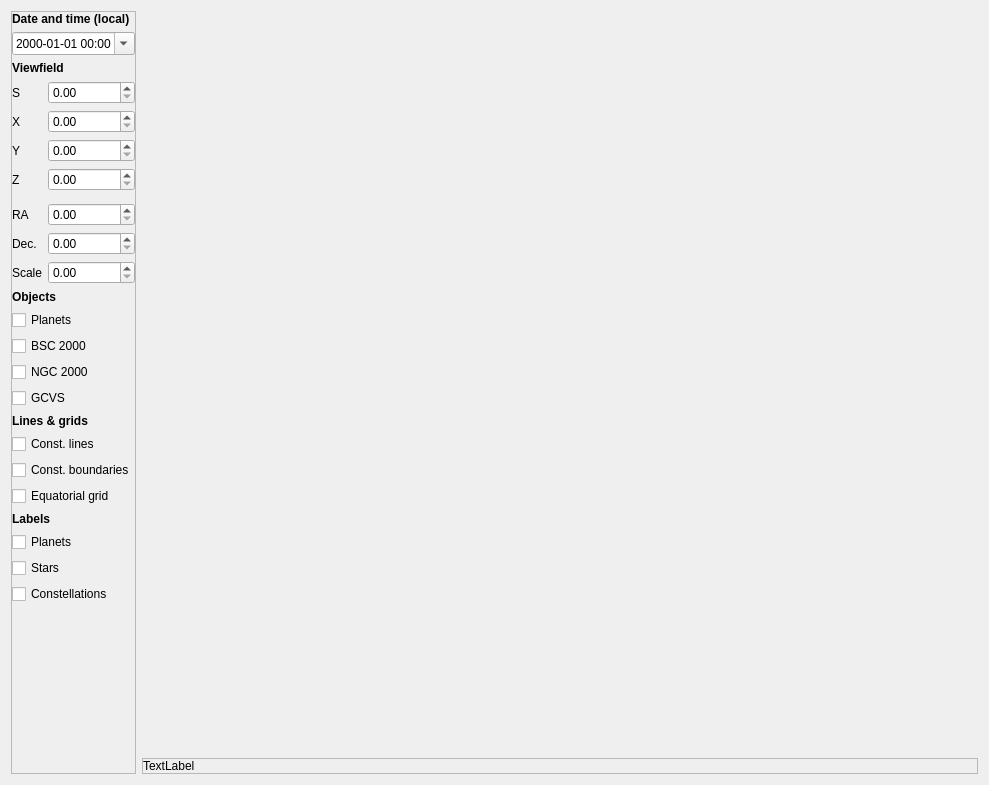
<?xml version="1.0" encoding="UTF-8"?>
<ui version="4.0">
 <class>CSkyChartTab</class>
 <widget class="QWidget" name="CSkyChartTab">
  <property name="geometry">
   <rect>
    <x>0</x>
    <y>0</y>
    <width>989</width>
    <height>785</height>
   </rect>
  </property>
  <property name="windowTitle">
   <string>Form</string>
  </property>
  <layout class="QHBoxLayout" name="horizontalLayout">
   <item>
    <widget class="QFrame" name="toolBox">
     <property name="maximumSize">
      <size>
       <width>222</width>
       <height>16777215</height>
      </size>
     </property>
     <property name="frameShape">
      <enum>QFrame::StyledPanel</enum>
     </property>
     <property name="frameShadow">
      <enum>QFrame::Raised</enum>
     </property>
     <layout class="QVBoxLayout" name="verticalLayout_2">
      <property name="leftMargin">
       <number>0</number>
      </property>
      <property name="topMargin">
       <number>0</number>
      </property>
      <property name="rightMargin">
       <number>0</number>
      </property>
      <property name="bottomMargin">
       <number>0</number>
      </property>
      <item>
       <widget class="QLabel" name="label_11">
        <property name="font">
         <font>
          <bold>true</bold>
         </font>
        </property>
        <property name="text">
         <string>Date and time (local)</string>
        </property>
       </widget>
      </item>
      <item>
       <widget class="QDateTimeEdit" name="dateTimeEdit">
        <property name="sizePolicy">
         <sizepolicy hsizetype="Expanding" vsizetype="Fixed">
          <horstretch>1</horstretch>
          <verstretch>0</verstretch>
         </sizepolicy>
        </property>
        <property name="displayFormat">
         <string>yyyy-MM-dd HH:mm</string>
        </property>
        <property name="calendarPopup">
         <bool>true</bool>
        </property>
       </widget>
      </item>
      <item>
       <widget class="QLabel" name="label_12">
        <property name="font">
         <font>
          <bold>true</bold>
         </font>
        </property>
        <property name="text">
         <string>Viewfield</string>
        </property>
       </widget>
      </item>
      <item>
       <layout class="QGridLayout" name="gridLayout">
        <item row="1" column="1">
         <widget class="QDoubleSpinBox" name="doubleSpinBox_2"/>
        </item>
        <item row="1" column="0">
         <widget class="QLabel" name="label_2">
          <property name="sizePolicy">
           <sizepolicy hsizetype="Fixed" vsizetype="Preferred">
            <horstretch>0</horstretch>
            <verstretch>0</verstretch>
           </sizepolicy>
          </property>
          <property name="minimumSize">
           <size>
            <width>30</width>
            <height>0</height>
           </size>
          </property>
          <property name="text">
           <string>X</string>
          </property>
         </widget>
        </item>
        <item row="2" column="1">
         <widget class="QDoubleSpinBox" name="doubleSpinBox_3"/>
        </item>
        <item row="0" column="1">
         <widget class="QDoubleSpinBox" name="doubleSpinBox"/>
        </item>
        <item row="0" column="0">
         <widget class="QLabel" name="label">
          <property name="sizePolicy">
           <sizepolicy hsizetype="Fixed" vsizetype="Preferred">
            <horstretch>0</horstretch>
            <verstretch>0</verstretch>
           </sizepolicy>
          </property>
          <property name="minimumSize">
           <size>
            <width>30</width>
            <height>0</height>
           </size>
          </property>
          <property name="text">
           <string>S</string>
          </property>
         </widget>
        </item>
        <item row="2" column="0">
         <widget class="QLabel" name="label_3">
          <property name="sizePolicy">
           <sizepolicy hsizetype="Fixed" vsizetype="Preferred">
            <horstretch>0</horstretch>
            <verstretch>0</verstretch>
           </sizepolicy>
          </property>
          <property name="minimumSize">
           <size>
            <width>30</width>
            <height>0</height>
           </size>
          </property>
          <property name="text">
           <string>Y</string>
          </property>
         </widget>
        </item>
        <item row="3" column="0">
         <widget class="QLabel" name="label_4">
          <property name="sizePolicy">
           <sizepolicy hsizetype="Fixed" vsizetype="Preferred">
            <horstretch>0</horstretch>
            <verstretch>0</verstretch>
           </sizepolicy>
          </property>
          <property name="minimumSize">
           <size>
            <width>30</width>
            <height>0</height>
           </size>
          </property>
          <property name="text">
           <string>Z</string>
          </property>
         </widget>
        </item>
        <item row="3" column="1">
         <widget class="QDoubleSpinBox" name="doubleSpinBox_4"/>
        </item>
       </layout>
      </item>
      <item>
       <layout class="QGridLayout" name="gridLayout_2">
        <property name="topMargin">
         <number>6</number>
        </property>
        <item row="0" column="1">
         <widget class="QDoubleSpinBox" name="doubleSpinBox_5"/>
        </item>
        <item row="1" column="1">
         <widget class="QDoubleSpinBox" name="doubleSpinBox_6"/>
        </item>
        <item row="1" column="0">
         <widget class="QLabel" name="label_6">
          <property name="sizePolicy">
           <sizepolicy hsizetype="Fixed" vsizetype="Preferred">
            <horstretch>0</horstretch>
            <verstretch>0</verstretch>
           </sizepolicy>
          </property>
          <property name="minimumSize">
           <size>
            <width>30</width>
            <height>0</height>
           </size>
          </property>
          <property name="text">
           <string>Dec.</string>
          </property>
         </widget>
        </item>
        <item row="0" column="0">
         <widget class="QLabel" name="label_5">
          <property name="sizePolicy">
           <sizepolicy hsizetype="Fixed" vsizetype="Preferred">
            <horstretch>0</horstretch>
            <verstretch>0</verstretch>
           </sizepolicy>
          </property>
          <property name="minimumSize">
           <size>
            <width>30</width>
            <height>0</height>
           </size>
          </property>
          <property name="text">
           <string>RA</string>
          </property>
         </widget>
        </item>
        <item row="2" column="0">
         <widget class="QLabel" name="label_7">
          <property name="minimumSize">
           <size>
            <width>30</width>
            <height>0</height>
           </size>
          </property>
          <property name="text">
           <string>Scale</string>
          </property>
         </widget>
        </item>
        <item row="2" column="1">
         <widget class="QDoubleSpinBox" name="doubleSpinBox_7"/>
        </item>
       </layout>
      </item>
      <item>
       <widget class="QLabel" name="label_8">
        <property name="font">
         <font>
          <bold>true</bold>
         </font>
        </property>
        <property name="text">
         <string>Objects</string>
        </property>
       </widget>
      </item>
      <item>
       <widget class="QCheckBox" name="checkBox_7">
        <property name="text">
         <string>Planets</string>
        </property>
       </widget>
      </item>
      <item>
       <widget class="QCheckBox" name="checkBox">
        <property name="text">
         <string>BSC 2000</string>
        </property>
       </widget>
      </item>
      <item>
       <widget class="QCheckBox" name="checkBox_2">
        <property name="text">
         <string>NGC 2000</string>
        </property>
       </widget>
      </item>
      <item>
       <widget class="QCheckBox" name="checkBox_3">
        <property name="text">
         <string>GCVS</string>
        </property>
       </widget>
      </item>
      <item>
       <widget class="QLabel" name="label_9">
        <property name="font">
         <font>
          <bold>true</bold>
         </font>
        </property>
        <property name="text">
         <string>Lines &amp; grids</string>
        </property>
       </widget>
      </item>
      <item>
       <widget class="QCheckBox" name="checkBox_5">
        <property name="text">
         <string>Const. lines</string>
        </property>
       </widget>
      </item>
      <item>
       <widget class="QCheckBox" name="checkBox_4">
        <property name="text">
         <string>Const. boundaries</string>
        </property>
       </widget>
      </item>
      <item>
       <widget class="QCheckBox" name="checkBox_6">
        <property name="text">
         <string>Equatorial grid</string>
        </property>
       </widget>
      </item>
      <item>
       <widget class="QLabel" name="label_10">
        <property name="font">
         <font>
          <bold>true</bold>
         </font>
        </property>
        <property name="text">
         <string>Labels</string>
        </property>
       </widget>
      </item>
      <item>
       <widget class="QCheckBox" name="checkBox_8">
        <property name="text">
         <string>Planets</string>
        </property>
       </widget>
      </item>
      <item>
       <widget class="QCheckBox" name="checkBox_9">
        <property name="text">
         <string>Stars</string>
        </property>
       </widget>
      </item>
      <item>
       <widget class="QCheckBox" name="checkBox_10">
        <property name="text">
         <string>Constellations</string>
        </property>
       </widget>
      </item>
      <item>
       <spacer name="verticalSpacer">
        <property name="orientation">
         <enum>Qt::Vertical</enum>
        </property>
        <property name="sizeHint" stdset="0">
         <size>
          <width>20</width>
          <height>40</height>
         </size>
        </property>
       </spacer>
      </item>
     </layout>
    </widget>
   </item>
   <item>
    <widget class="QFrame" name="mainFrame">
     <property name="sizePolicy">
      <sizepolicy hsizetype="Expanding" vsizetype="Preferred">
       <horstretch>1</horstretch>
       <verstretch>1</verstretch>
      </sizepolicy>
     </property>
     <layout class="QVBoxLayout" name="verticalLayout">
      <property name="spacing">
       <number>0</number>
      </property>
      <property name="leftMargin">
       <number>0</number>
      </property>
      <property name="topMargin">
       <number>0</number>
      </property>
      <property name="rightMargin">
       <number>0</number>
      </property>
      <property name="bottomMargin">
       <number>0</number>
      </property>
      <item>
       <widget class="CSkyChartView" name="view" native="true">
        <property name="sizePolicy">
         <sizepolicy hsizetype="Expanding" vsizetype="Expanding">
          <horstretch>0</horstretch>
          <verstretch>0</verstretch>
         </sizepolicy>
        </property>
       </widget>
      </item>
      <item>
       <widget class="QFrame" name="frame">
        <property name="frameShape">
         <enum>QFrame::StyledPanel</enum>
        </property>
        <property name="frameShadow">
         <enum>QFrame::Raised</enum>
        </property>
        <layout class="QVBoxLayout" name="verticalLayout_3">
         <property name="leftMargin">
          <number>0</number>
         </property>
         <property name="topMargin">
          <number>0</number>
         </property>
         <property name="rightMargin">
          <number>0</number>
         </property>
         <property name="bottomMargin">
          <number>0</number>
         </property>
         <item>
          <widget class="QLabel" name="cursorLabel">
           <property name="text">
            <string>TextLabel</string>
           </property>
          </widget>
         </item>
        </layout>
       </widget>
      </item>
     </layout>
    </widget>
   </item>
  </layout>
 </widget>
 <customwidgets>
  <customwidget>
   <class>CSkyChartView</class>
   <extends>QWidget</extends>
   <header>cskychartview.h</header>
   <container>1</container>
  </customwidget>
 </customwidgets>
 <resources/>
 <connections/>
</ui>
